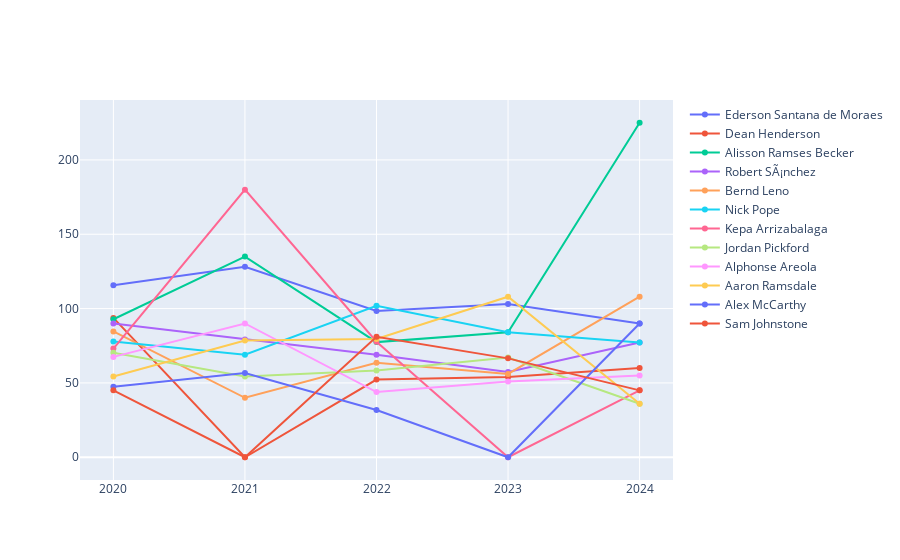

Notebook code cell kept with this figure:
### Code cell
import plotly.graph_objects as go
fig = go.Figure()

for _, row in df.iterrows():
    fig.add_scatter(
        x=df.columns[2:],
        y=row[2:],
        name=f"{row['first_name']} {row['second_name']}",
        mode='markers+lines')
fig.update_xaxes(showgrid=True, ticklabelmode="period", dtick="M1", tickformat="%b\n%Y")
fig.show()

### Figure 1 — Plotly figure (JSON) as saved in the notebook; plotly's stock layout.template omitted (floating-point values rounded to 4 significant figures)
{"data": [{"mode": "markers+lines", "name": "Ederson Santana de Moraes", "type": "scatter", "x": [2020, 2021, 2022, 2023, 2024], "y": [115.7, 128.1, 98.44, 103.1, 90]}, {"mode": "markers+lines", "name": "Dean Henderson", "type": "scatter", "x": [2020, 2021, 2022, 2023, 2024], "y": [93.75, 0, 52.26, 54, 60]}, {"mode": "markers+lines", "name": "Alisson Ramses Becker", "type": "scatter", "x": [2020, 2021, 2022, 2023, 2024], "y": [92.81, 135, 77.44, 84, 225]}, {"mode": "markers+lines", "name": "Robert SÃ¡nchez", "type": "scatter", "x": [2020, 2021, 2022, 2023, 2024], "y": [90, 79.29, 69, 57.32, 77.14]}, {"mode": "markers+lines", "name": "Bernd Leno", "type": "scatter", "x": [2020, 2021, 2022, 2023, 2024], "y": [84.62, 40, 63.53, 56.07, 108]}, {"mode": "markers+lines", "name": "Nick Pope", "type": "scatter", "x": [2020, 2021, 2022, 2023, 2024], "y": [77.84, 68.94, 101.9, 84.06, 77.14]}, {"mode": "markers+lines", "name": "Kepa Arrizabalaga", "type": "scatter", "x": [2020, 2021, 2022, 2023, 2024], "y": [73.12, 180, 77.73, 0, 45]}, {"mode": "markers+lines", "name": "Jordan Pickford", "type": "scatter", "x": [2020, 2021, 2022, 2023, 2024], "y": [70.31, 54.31, 58.42, 67.06, 36]}, {"mode": "markers+lines", "name": "Alphonse Areola", "type": "scatter", "x": [2020, 2021, 2022, 2023, 2024], "y": [67.5, 90, 43.86, 50.94, 55]}, {"mode": "markers+lines", "name": "Aaron Ramsdale", "type": "scatter", "x": [2020, 2021, 2022, 2023, 2024], "y": [54.29, 78.46, 79.53, 108, 36]}, {"mode": "markers+lines", "name": "Alex McCarthy", "type": "scatter", "x": [2020, 2021, 2022, 2023, 2024], "y": [47.37, 56.67, 31.76, 0, 90]}, {"mode": "markers+lines", "name": "Sam Johnstone", "type": "scatter", "x": [2020, 2021, 2022, 2023, 2024], "y": [45, 0, 81, 66.52, 45]}], "layout": {"xaxis": {"dtick": "M1", "showgrid": true, "tickformat": "%b\n%Y", "ticklabelmode": "period"}}}
